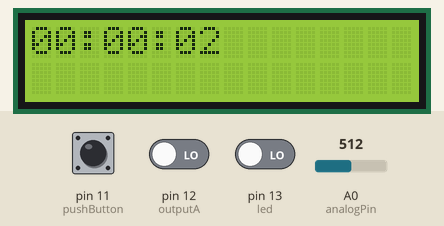
Bench run of a sketch on a simulated Arduino Uno, built with avr-gcc and run on an emulated ATmega328P. Shown: 16×2 character LCD. The test bench sets the inputs (shaded band); at power-on: pin 11 (pushButton) LOW, pin 12 (outputA) LOW, pin 13 (led) LOW, A0 (analogPin) = 512. What the sketch prints to the serial monitor is not drawn.

Above: at 1.6 s.
1.7 s: pin 11 (pushButton) pulled HIGH for 1.2 s
At 5.5 s:
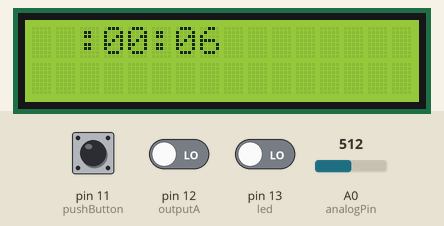
6.9 s: pin 12 (outputA) driven HIGH
At 8.8 s:
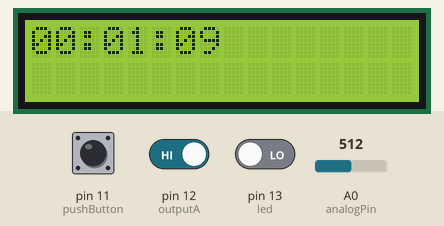
10.5 s: pin 11 (pushButton) pulled HIGH for 1.2 s
At 18.8 s:
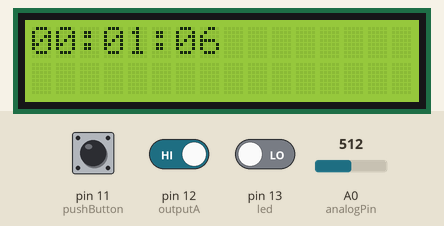
Timing chart, 0 to 20.3 s (numbered marks = the images above; inputs shaded):
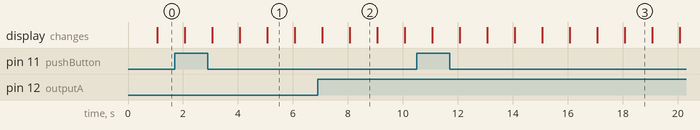

Measured:
- what the display in image 1 shows lasts 1.0 s, from 5.1 s to 6.1 s

The sketch:

hall_measurements.ino
```cpp
#include <LiquidCrystal.h>


const int rs = 8, en = 9, d4 = 4, d5 = 5, d6 = 6, d7 = 7;
LiquidCrystal lcd(8,9,4,5,6,7);

int led = 13 ;
int analogPin = A0; // linear Hall magnetic sensor analog interface
int analogHall;
int i =0;
int outputA = 12;
int outputB = 13;

int currentTime = 0;
int blinking_mode = 1;
int need_blinking_string = 0;

int watchState = 0; // 0 IDLE, 1 HH,  2 MM

const int MAX_IDLE_TIME = 5;
int timeInNoneIdleState = 0;

int hourState = 0;
int lastHourState = 0;
int minuteState = 0;
int lastMinuteState = 0;
int anyRotationState = 0;
int lastAnyRotationState = 0;

int pushButtonCounter = 0;

int measurements[100];

int buttonState=0;
int prevButtonState=0;

int pushButton = 11;


void setup(void) {
  pinMode (led, OUTPUT);
  pinMode(analogPin, INPUT);
  pinMode(outputA, INPUT);
  pinMode(outputB, INPUT);
  pinMode(pushButton, INPUT);
  Serial.begin(9600);
  lcd.begin(16, 2);
  prepare_clock();
}


void loop ()
{

  //delay(100);
}


void prepare_clock()
{
  // initialize Timer1
  TCNT1=0;
  cli();  // disable global interrupts
  TCCR1A = 0; // set entire TCCR1A register to 0
  TCCR1B = 0; // same for TCCR1B

  // set compare match register to desired timer count:
  OCR1A = 15624;
  // turn on CTC mode:
  TCCR1B |= (1 << WGM12);
  // Set CS10 and CS12 bits for 1024 prescaler:
  TCCR1B |= (1 << CS10);
  TCCR1B |= (1 << CS12);
  // enable timer compare interrupt:
  TIMSK1 |= (1 << OCIE1A);
  // enable global interrupts:
  sei();

}


ISR(TIMER1_COMPA_vect)
{
  increment_time();
  String timestamp = get_timestamp();
  read_maesurement(timestamp);
  manage_states();
  display_on_watch(timestamp);
}


void clear_seconds(){
  int* hms = format_time();
  currentTime = currentTime - hms[2];
}


void change_state(){
watchState = (watchState +1 ) % 3;
}


void clear_state(){
  watchState = 0;
}


int isInIdleState(){
  return watchState==0;
}


int getRotation(){
  int bState;
  anyRotationState = digitalRead(outputA);
  if (anyRotationState != lastAnyRotationState){
    lastAnyRotationState = anyRotationState;
    if (isRightRotation(anyRotationState, bState)){
      return 1;
    }
  else{
      return -1;
  }
  }
   lastAnyRotationState = anyRotationState;
   return 0;
}


int isRightRotation(int aState, int bState){
  if (aState == 0 && bState == 1){
      return 1;
  }

  return 0;
}


int isPushButonPressed(){

    buttonState = digitalRead(pushButton);
  if (buttonState != prevButtonState){
    pushButtonCounter++;
    prevButtonState = buttonState;
    return 1;
  }
  prevButtonState = buttonState;
  return 0;
}

int isPushButonPressedTwice(){
  return pushButtonCounter == 2;
}


void increment_hours(){

    hourState = digitalRead(outputA); // Reads the "current" state of the outputA
   // If the previous and the current state of the outputA are different, that means a Pulse has occured
   if (hourState != lastHourState){
     // If the outputB state is different to the outputA state, that means the encoder is rotating clockwise
     if (digitalRead(outputB) != hourState) {
      if (currentTime < 82799){
          currentTime += 3600;
      }
     } else {
      if (currentTime > 3599){
          currentTime -= 3600;
        }
     }

   }
   lastHourState = hourState;
}


void increment_minutes(){

    minuteState = digitalRead(outputA); // Reads the "current" state of the outputA
   // If the previous and the current state of the outputA are different, that means a Pulse has occured
   if (minuteState != lastMinuteState){
     // If the outputB state is different to the outputA state, that means the encoder is rotating clockwise
   int stateB = digitalRead(outputB);

   stateB = digitalRead(outputB);

     if (stateB != minuteState) {
       currentTime += 60;
     } else {
     if(currentTime>59){
      currentTime -= 60;
     }
     }

   }
   lastMinuteState = minuteState;

}


void clearSecondsIfAppropiateState(){
  if(watchState == 2){
    clear_seconds();
  }
}


void increment_time(){
  if(currentTime<0){
   currentTime=0;
  }
  currentTime++;
}


void read_maesurement(String timestamp){
  int analogHall = analogRead(analogPin);
    Serial.println("Time  |  Timestamp  |  Hall value");
  Serial.print(currentTime);
  Serial.print("  |  ");
  Serial.print(timestamp);
  Serial.print("  |  ");
  Serial.print(analogHall);
  Serial.println("");
  measurements[currentTime] = analogHall;
}


String get_blinking_timestamp(int h, int m, int s){
  String timestamp;
  switch(watchState){
    case 0:
      timestamp = format_digits(h) + ":" + format_digits(m) + ":" + format_digits(s);
      break;
    case 1:
      timestamp = "  :" + format_digits(m) + ":" + format_digits(s);
      break;
    case 2:
      timestamp = format_digits(h) + ":  :" + format_digits(s);
      break;
    }
  return timestamp;
}


String get_normal_timestamp(int h, int m, int s){
  String timestamp = format_digits(h) + ":" + format_digits(m) + ":" + format_digits(s);
  return timestamp;
}

int* format_time(){
  int* hms = (int *)malloc (sizeof (int) * 3);
  int h = 0;
  int m = 0;
  int s = 0;
  int t = currentTime;
  h = t / 3600;
  t = t % (3600*h);
  m = t / 60;
  s = t % (60*m);
  hms[0] =h;
  hms[1] =m;
  hms[2] =s;
  return hms;
}


String get_timestamp()
{
  int *hms = format_time();
  int h = *hms;
  int m = *(hms+1);
  int s = *(hms+2);

  if(need_blinking_string){
    need_blinking_string = 0;
    return get_blinking_timestamp(h,m,s);
  }

  need_blinking_string = 1;
  return get_normal_timestamp(h,m,s);

}


String format_digits(int i)
{
  if (i < 10)
  {
    return String(0) + String(i);
  }
  else
  {
    return String(i);
  }
}


void display_on_watch(String timestamp){
  lcd.setCursor(0, 0);
  lcd.print(timestamp);
}


void manage_states(){
  if (getRotation() != 0 || isPushButonPressed()){
    switch(watchState){
    case 0:
      increment_hours();
      break;
    case 1:
      increment_minutes();
      break;
    }
    if(isPushButonPressedTwice()){
      clearSecondsIfAppropiateState();
      change_state();
      pushButtonCounter=0;
    }

  }
  else if (!isInIdleState()){
    if(timeInNoneIdleState < MAX_IDLE_TIME){
          timeInNoneIdleState++;
    }
    else{
      clearSecondsIfAppropiateState();
      change_state();
      timeInNoneIdleState = 0;
    }
  }
}
```
